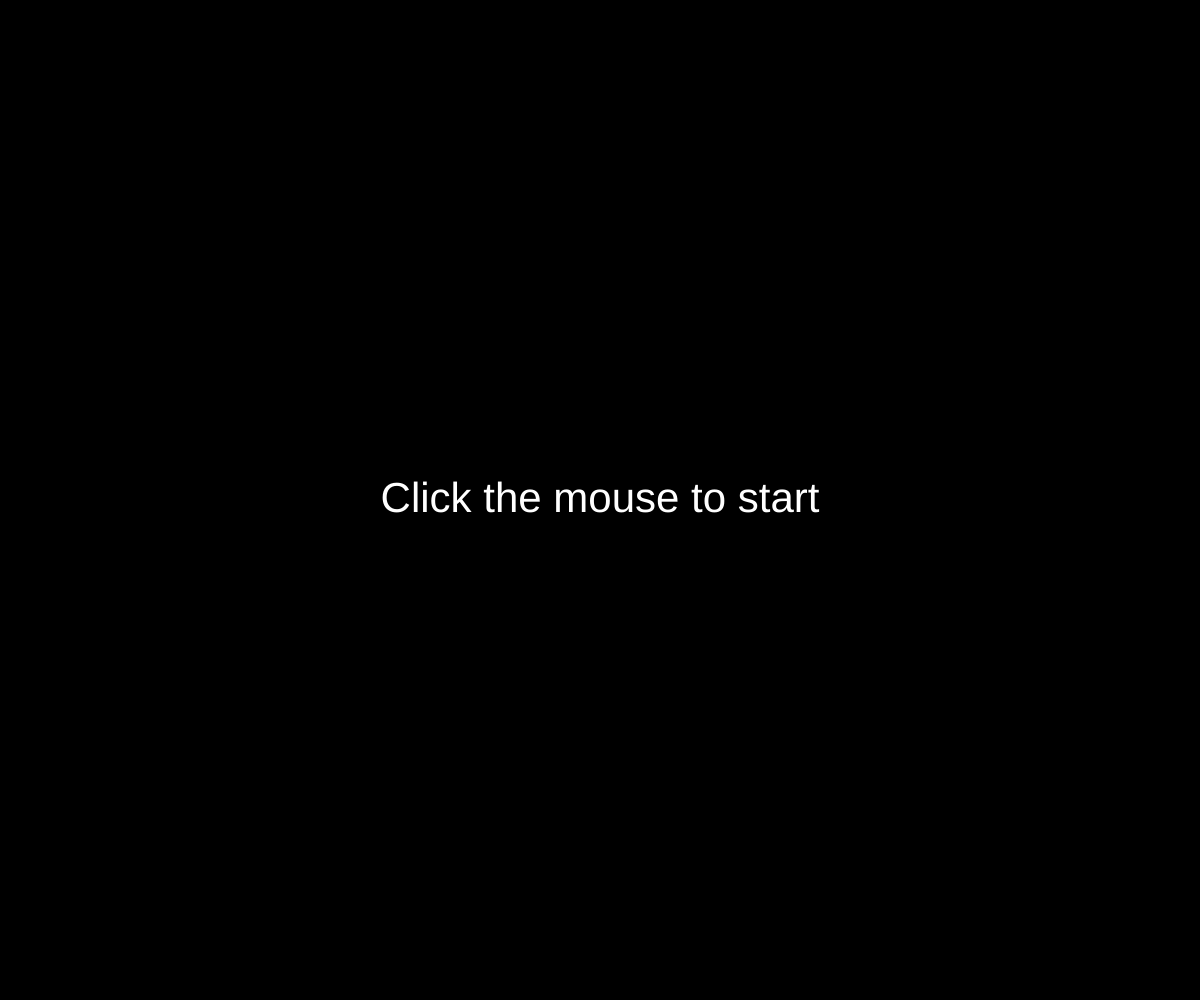
Frame 1 (no input)
Frame 60 (no input): identical to frame 1, image omitted
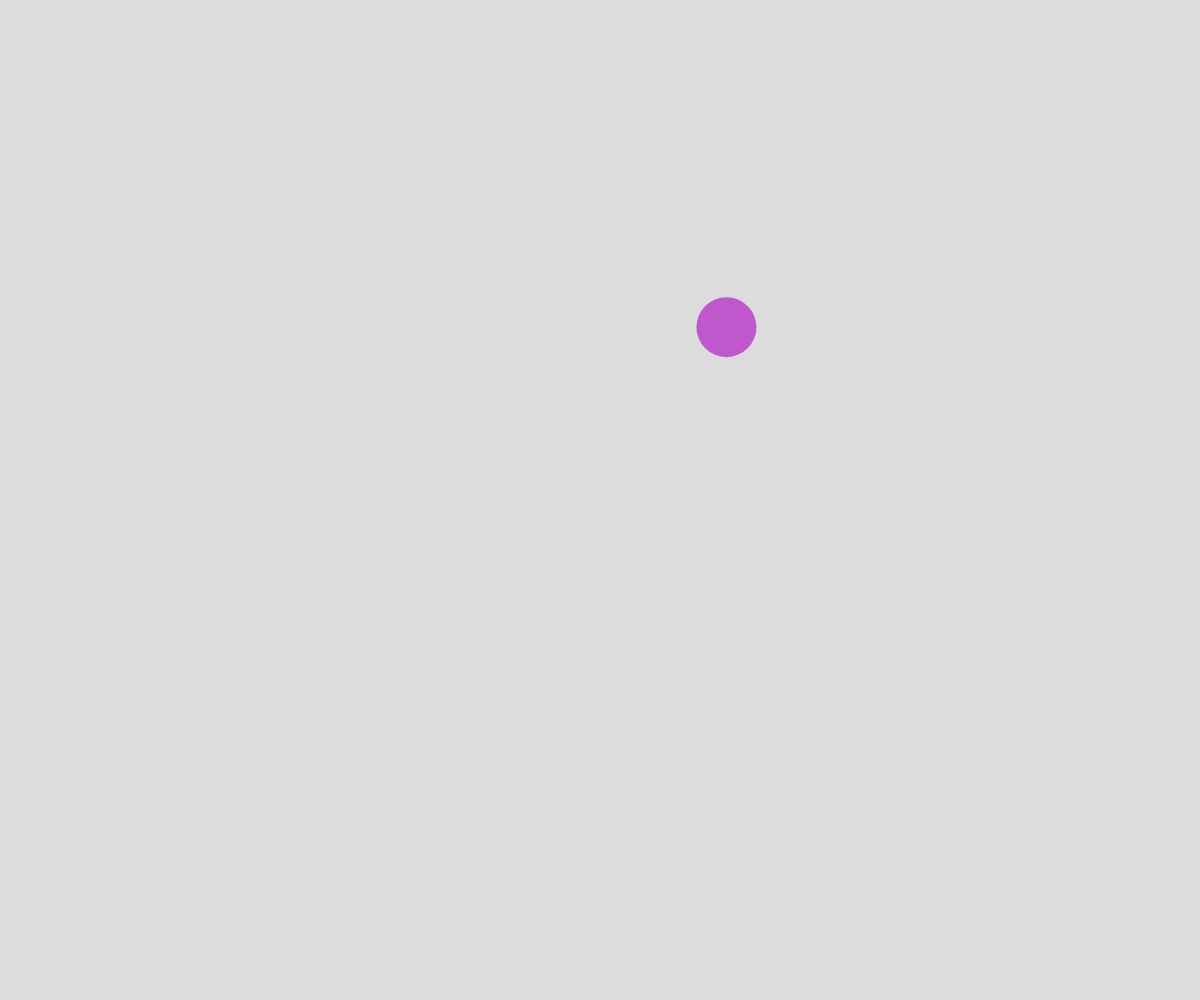
Frame 120 (the mouse pressed at the canvas centre since frame 60)

The p5.js sketch that drew these frames (run headless with seeded random() and noise() and a simulated clock; from frame 60 on, the mouse is pressed at the canvas centre):

// p5.js sketch
// ── sketch.js
// Bouncing Ball
// Elaina Sauder
// 00/00/2024

let x;
let y;
let dx;
let dy;
let radius = 30;
let r = 0;
let g = 255;
let b = 0;
let state = "start screen";

function setup() {
  createCanvas(windowWidth, windowHeight);
  x = width / 2;
  y = height / 2;
  dx = random(-5, 5);
  dy = random(-5, 5);
  changeCircleColour();
  noStroke();
}

function draw() {
  if(state === "start screen"){
    background("black");
    showInstructions();
  }
  else if(state === "bouncing ball"){
    background(220);
    drawCircle();
    moveCircle();
    bounceOffWall();
  }
}

function showInstructions(){
  fill("white")
  textSize(42);
  textAlign(CENTER, CENTER);
  text("Click the mouse to start", width/2, height/2);
}

function mousePressed(){
  if(state === "start screen"){
    state = "bouncing ball";
  }
}

function keyTyped() {
  if (key === " ") {
    dx = random(-5, 5);
    dy = random(-5, 5);
  }
  if (key === "c") {
    changeCircleColour();
  }
}

function drawCircle() {
  //display circle
  fill(r, g, b);
  circle(x, y, radius * 2);
}

function moveCircle() {
  //move circle
  x += dx;
  y += dy;
}

function bounceOffWall() {
  //bounce if needed
  if (x + radius >= width || x - radius <= 0) {
    dx = -1 * dx;
    changeCircleColour();
  }
  if (y + radius >= height || y - radius <= 0) {
    dy = -1 * dy;
    changeCircleColour();
  }
}

function changeCircleColour() {
  r = random(255);
  g = random(255);
  b = random(255);
}
